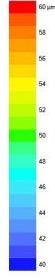
#> input picture images/color_2.jpeg, 55 x 279 px, found by its file name
$ python okk.py
#> lines starting #> are read from the running program, lines starting #| are printed output that depends on the picture
import cv2
import numpy as np
from scipy.stats import trim_mean

def process_color_bar(image_path):

    image = cv2.imread(image_path)
#> image is the input picture: shape (279, 55, 3); mean B, G, R 181.9, 214.9, 195.8

    # Crop the color bar region
    color_bar = image[10:290, 5:25]
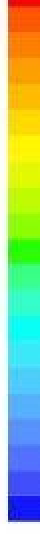
#> color_bar: shape (269, 20, 3) (shown 2 times larger); mean B, G, R 145.9, 200.1, 162.4
    cv2.imshow("color_bar",color_bar)
    cv2.waitKey(0)  # Wait for a key press
    cv2.destroyAllWindows()


    hsv_bar = cv2.cvtColor(color_bar, cv2.COLOR_BGR2HSV)
#> hsv_bar: shape (269, 20, 3); mean H, S, V 63.2, 171.4, 248.1

    # Extract the Hue channel from the color bar
    hue_values = hsv_bar[:, :, 0]
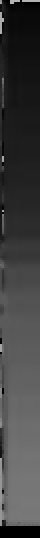
#> hue_values: shape (269, 20) (shown 2 times larger); min 0, max 179, mean 63.2

    hue_to_thickness_mapping = [
        (120, 40),  # Blue region: 40 μm
        (95, 48),   # Green region: 48 μm (adjusted for this image)
        (50, 55),   # Yellow region: 55 μm
        (10, 60)    # Red region: 60 μm
    ]


    def hue_to_thickness(hue):
        for i in range(len(hue_to_thickness_mapping) - 1):
            h1, t1 = hue_to_thickness_mapping[i]
            h2, t2 = hue_to_thickness_mapping[i + 1]
            if h1 >= hue >= h2:  # Check if the Hue falls in this segment
                return t1 + (t2 - t1) * (hue - h1) / (h2 - h1)
        return 0  # Return 0 if Hue is out of range

    return hue_to_thickness

def extract_central_cct(image_path, hue_to_thickness_func):

    image = cv2.imread(image_path)

#> (the run stopped early here; a loop or call above may not have finished)

$ run again, with images/2nd_report.jpeg copied over images/color_2.jpeg
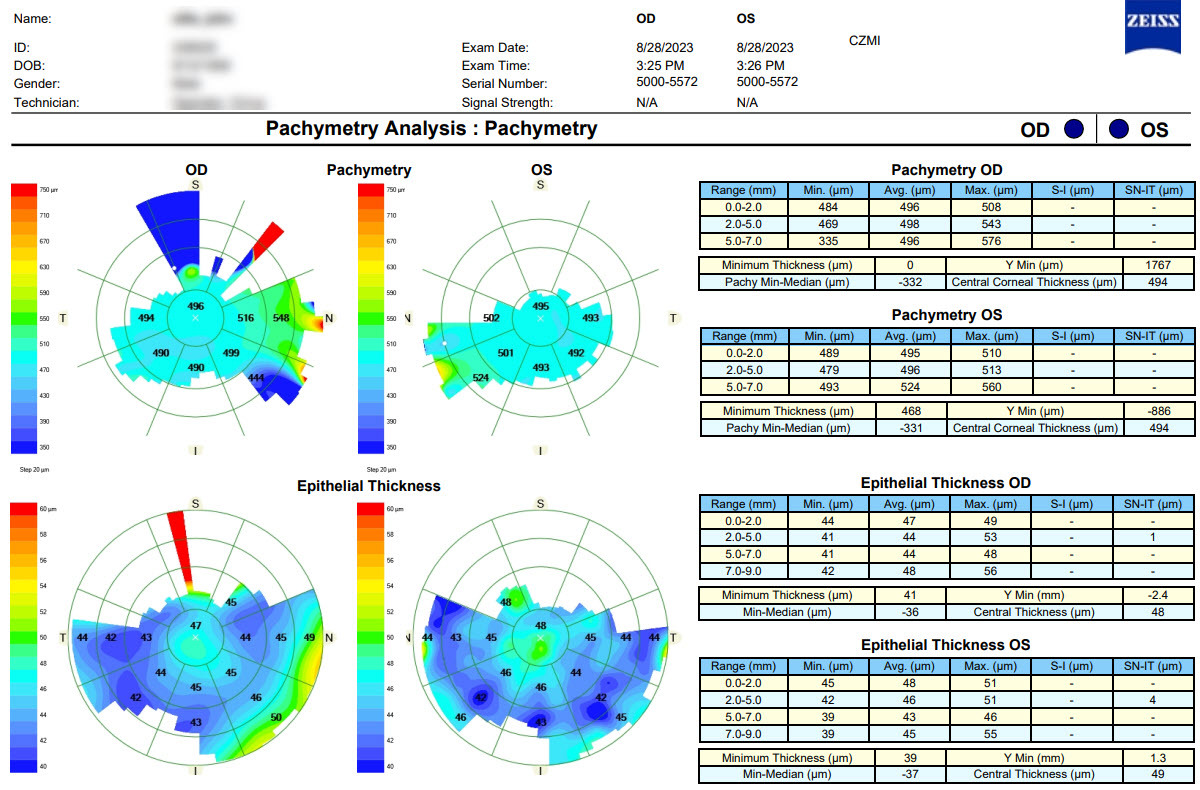
#> input picture images/2nd_report.jpeg, 1200 x 790 px, found by its file name
#> in process_color_bar, image is the input picture: shape (790, 1200, 3); mean B, G, R 223.9, 224.7, 207.5
#> in process_color_bar, `color_bar = image[10:290, 5:25]`:
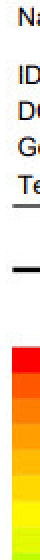
#> color_bar: shape (280, 20, 3) (shown 2 times larger); mean B, G, R 175.7, 218.9, 242
#> hsv_bar: shape (280, 20, 3); mean H, S, V 28.9, 78.1, 246.2
#> in process_color_bar, `hue_values = hsv_bar[:, :, 0]`:
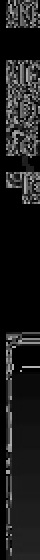
#> hue_values: shape (280, 20) (shown 2 times larger); min 0, max 179, mean 28.9

$ run again, with images/Pachymetry  report.jpeg copied over images/color_2.jpeg
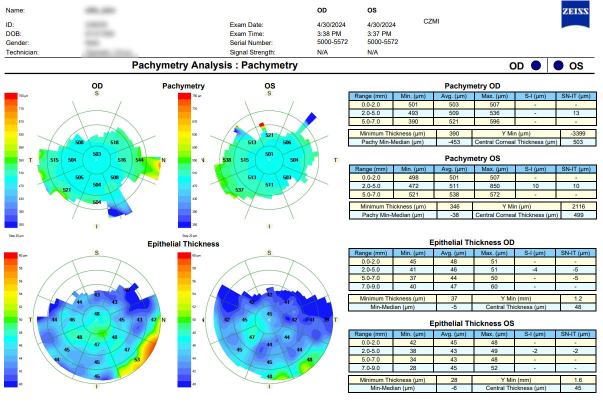
#> input picture images/Pachymetry  report.jpeg, 1205 x 803 px, found by its file name (shown at 1/2 size)
#> in process_color_bar, image is the input picture: shape (803, 1205, 3); mean B, G, R 223.2, 224.7, 203.5
#> in process_color_bar, `color_bar = image[10:290, 5:25]`:
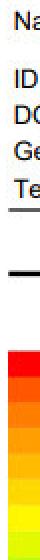
#> color_bar: shape (280, 20, 3) (shown 2 times larger); mean B, G, R 166.1, 213.8, 240.2
#> hsv_bar: shape (280, 20, 3); mean H, S, V 28.2, 87.7, 244.8
#> in process_color_bar, `hue_values = hsv_bar[:, :, 0]`:
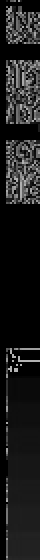
#> hue_values: shape (280, 20) (shown 2 times larger); min 0, max 179, mean 28.2
